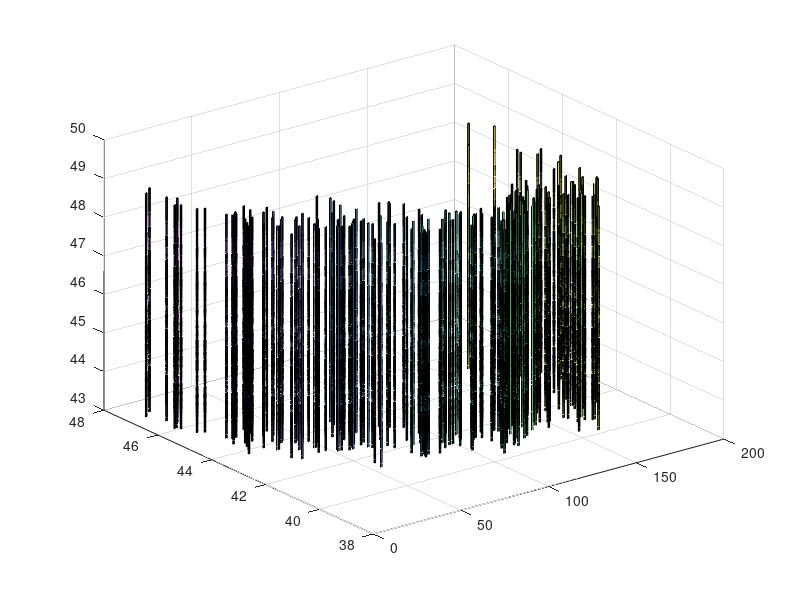

This chart was generated by the following MATLAB code:
clear all;
clc;

y = [ 46.50 45.50 45.50 45.40 46.00 46.70 45.00 45.80 43.20 44.90 43.90 43.40 44.30 43.60 44.20 43.80 44.20 44.30 43.30 43.80 42.40 43.00 43.00 42.20 44.20 44.50 43.50 43.90 43.30 42.70 43.40 43.80 44.10 43.10 42.30 43.20 42.60 42.60 42.30 43.00 43.30 42.80 42.10 42.20 42.10 40.70 41.00 42.00 42.50 42.00 42.10 42.90 42.20 42.60 42.30 42.10 41.90 41.80 42.20 44.00 43.20 43.50 43.70 42.80 41.70 41.50 42.10 41.00 40.70 40.60 40.70 40.80 40.70 41.00 41.40 41.70 42.80 40.60 41.40 42.60 42.70 41.30 41.60 40.80 42.40 41.90 41.10 40.90 40.90 40.90 40.70 40.30 40.40 41.30 41.50 41.00 41.10 41.30 41.20 40.80 39.70 40.90 40.90 40.00 40.80 40.50 40.20 40.20 41.10 40.20 40.00 39.90 40.10 40.60 41.00 40.90 40.30 40.60 40.50 40.20 40.60 40.90 40.30 41.00 41.00 40.90 41.30 40.80 40.50 41.40 40.90 41.20 41.10 40.70 41.50 40.90 40.40 40.80 41.90 41.40 40.70 40.70 41.60 41.30 39.80 41.00 41.90 41.50 41.30 40.70 40.60 40.30 39.60 44.50 41.20 40.30 40.50 40.60 40.20 40.20 41.00 41.20 41.20 40.90 41.60 42.10 43.40 43.60 40.80 41.30 45.60 43.10 42.40 41.00 41.10 41.80 43.30 45.10 42.70 ];
z = [ 49.1 48.1 47.8 48.4 48.5 49.1 47.5 48.2 46.5 48.2 47.2 46.3 47 46.9 47.6 46.5 47.6 47.2 47 48.1 46.2 46.6 46.3 46.3 48 47.6 47.1 46.9 46.7 46.2 47 47.4 46.8 47.2 46.2 46.2 47 46.6 46.4 47.3 46.3 46.8 45.7 45.2 45.9 45.4 45.2 46.1 45.8 45.8 45.6 46.5 46.8 45.2 45.9 46 46.1 44.8 46.8 47 46.5 47.2 46.7 46.3 45.3 44.7 46.3 45.3 44.6 45.5 45.2 44.5 43.8 45 45.7 44.9 46.5 44.3 45.8 46.1 46 44.9 44.9 44.4 46 45.9 45.4 45.8 45 45.2 45.8 44.6 43.8 46.2 45.6 45.2 45.7 45.1 46.3 44.9 43.4 45.6 44.9 44.4 44.9 45.1 44.4 43.8 45.7 44.1 44.3 44.6 44.8 44.2 45.7 45.2 44.9 45 44.3 45.4 44.8 45.3 44.7 45.7 45.8 45.8 46.3 44.9 45 46.3 45.9 45.1 44.8 44.4 44.9 45.8 44.4 44.7 45.4 46.3 45.3 45.2 46.1 45.5 43.8 44.3 46 45.8 45.6 43.9 45.2 43.7 43.8 46.3 44.2 44.7 44 44.9 44.4 43.3 44.8 44.5 44.2 44.4 44.8 45.1 46.1 47.2 44.2 45.1 47.2 45.6 46.2 44.7 45.3 45 45.7 47.4 46 ];

[Y, Z] = meshgrid(y, z);

figure(1);
ribbon(Y, Z);